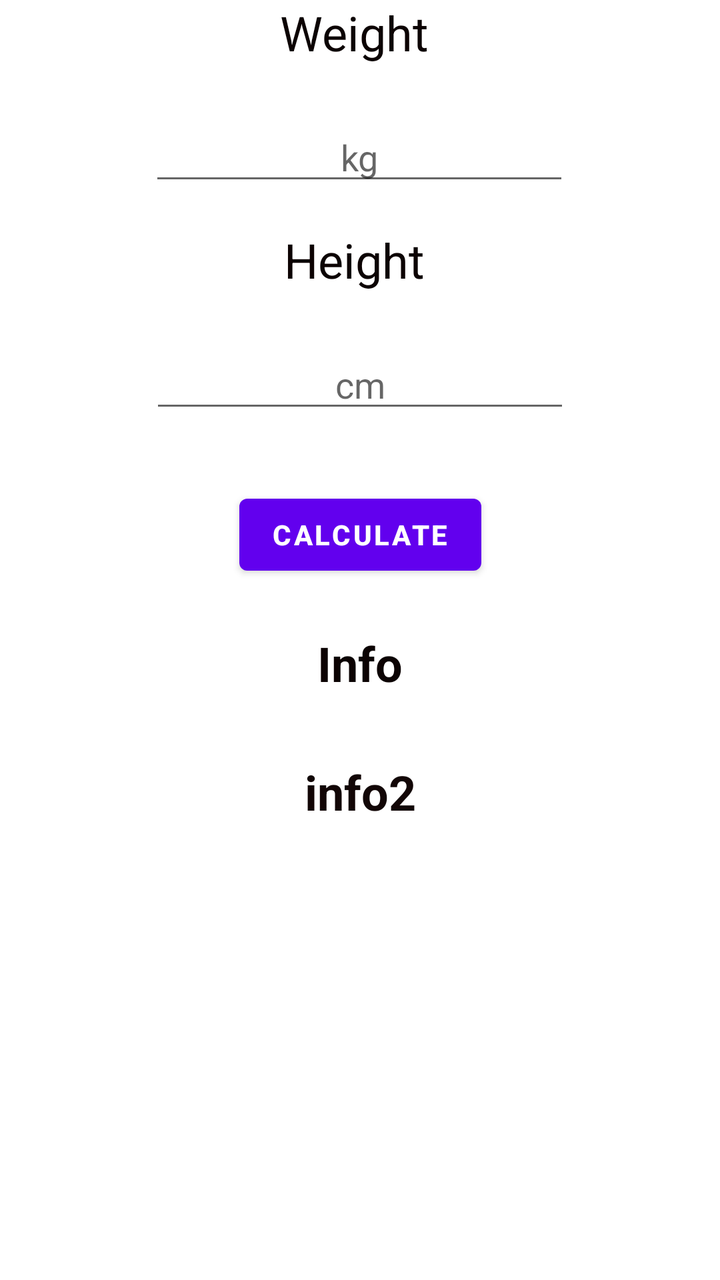
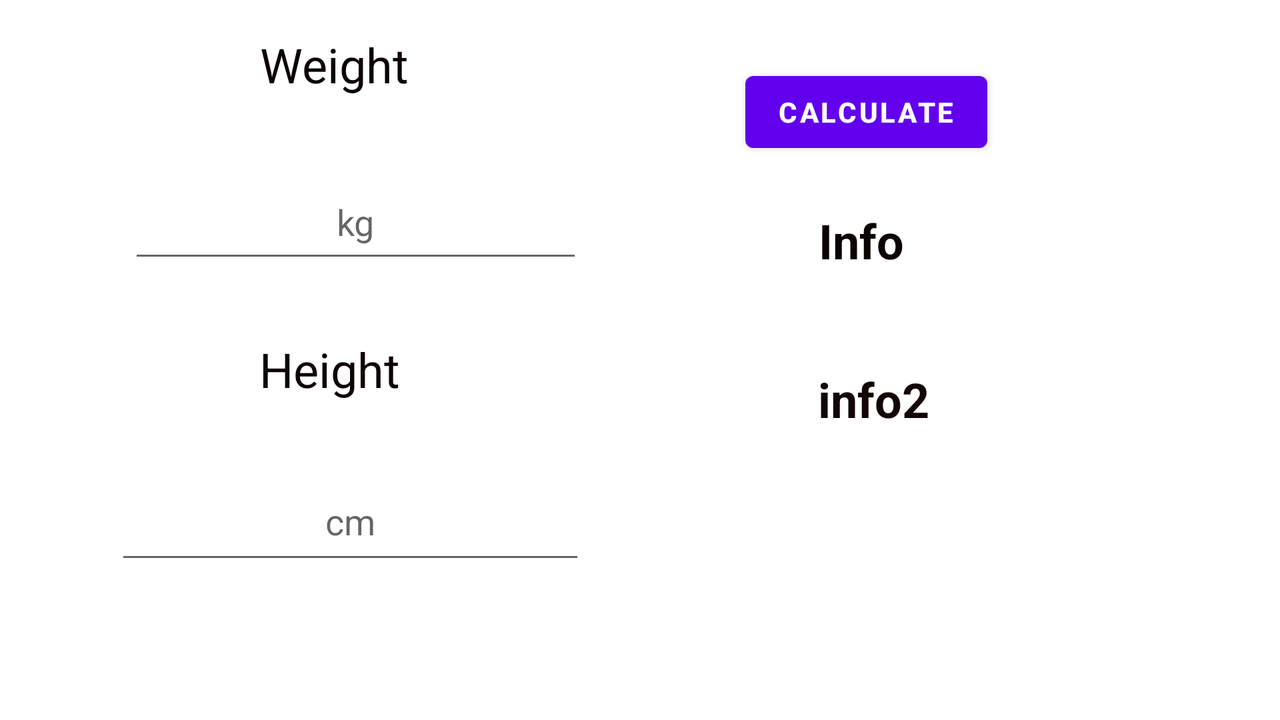

An Android layout and its configuration variant, each rendered on a device that would load it. The default file and the variant file are quoted in full after the pictures.
<!-- AndroidManifest.xml: application theme Theme.Lab1Part1Alv -->
<!-- res/layout/activity_main.xml -->
<?xml version="1.0" encoding="utf-8"?>
<androidx.constraintlayout.widget.ConstraintLayout xmlns:android="http://schemas.android.com/apk/res/android"
    xmlns:app="http://schemas.android.com/apk/res-auto"
    xmlns:tools="http://schemas.android.com/tools"
    android:layout_width="match_parent"
    android:layout_height="match_parent"
    tools:context=".MainActivity">

    <TextView
        android:id="@+id/textView"
        android:layout_width="wrap_content"
        android:layout_height="wrap_content"
        android:text="Weight "
        android:textColor="#0C0303"
        android:textSize="24sp"
        app:layout_constraintEnd_toEndOf="parent"
        app:layout_constraintHorizontal_bias="0.5"
        app:layout_constraintStart_toStartOf="parent"
        app:layout_constraintTop_toTopOf="parent" />

    <EditText
        android:id="@+id/weightimttxt"
        android:layout_width="wrap_content"
        android:layout_height="wrap_content"
        android:layout_marginTop="24dp"
        android:ems="10"
        android:gravity="center"
        android:hint="kg"
        android:inputType="numberDecimal"
        app:layout_constraintEnd_toEndOf="parent"
        app:layout_constraintHorizontal_bias="0.497"
        app:layout_constraintStart_toStartOf="parent"
        app:layout_constraintTop_toBottomOf="@+id/textView" />

    <TextView
        android:id="@+id/textView4"
        android:layout_width="wrap_content"
        android:layout_height="wrap_content"
        android:layout_marginTop="16dp"
        android:text="Height "
        android:textColor="#0C0303"
        android:textSize="24sp"
        app:layout_constraintEnd_toEndOf="parent"
        app:layout_constraintHorizontal_bias="0.5"
        app:layout_constraintStart_toStartOf="parent"
        app:layout_constraintTop_toBottomOf="@+id/weightimttxt" />

    <EditText
        android:id="@+id/heightimttxt"
        android:layout_width="wrap_content"
        android:layout_height="wrap_content"
        android:layout_marginTop="24dp"
        android:layout_marginBottom="24dp"
        android:ems="10"
        android:gravity="center"
        android:hint="cm"
        android:inputType="numberDecimal"
        app:layout_constraintBottom_toTopOf="@+id/btn"
        app:layout_constraintEnd_toEndOf="parent"
        app:layout_constraintHorizontal_bias="0.5"
        app:layout_constraintStart_toStartOf="parent"
        app:layout_constraintTop_toBottomOf="@+id/textView4" />

    <Button
        android:id="@+id/btn"
        android:layout_width="wrap_content"
        android:layout_height="wrap_content"
        android:layout_marginTop="32dp"
        android:text="Calculate"
        android:textColorLink="#D31212"
        android:textStyle="bold"
        app:iconTint="#E80808"
        app:layout_constraintEnd_toEndOf="parent"
        app:layout_constraintHorizontal_bias="0.5"
        app:layout_constraintStart_toStartOf="parent"
        app:layout_constraintTop_toBottomOf="@+id/heightimttxt" />

    <TextView
        android:id="@+id/infoTxt"
        android:layout_width="wrap_content"
        android:layout_height="wrap_content"
        android:layout_marginTop="24dp"
        android:text="Info"
        android:textColor="#0C0303"
        android:textSize="24sp"
        android:textStyle="bold"
        app:layout_constraintEnd_toEndOf="parent"
        app:layout_constraintHorizontal_bias="0.5"
        app:layout_constraintStart_toStartOf="parent"
        app:layout_constraintTop_toBottomOf="@+id/btn" />

    <TextView
        android:id="@+id/bmires"
        android:layout_width="wrap_content"
        android:layout_height="wrap_content"
        android:layout_marginTop="32dp"
        android:text="info2"
        android:textColor="#120606"
        android:textColorHighlight="#CD2A2A"
        android:textColorHint="#D81E1E"
        android:textSize="24sp"
        android:textStyle="bold"
        app:layout_constraintEnd_toEndOf="parent"
        app:layout_constraintHorizontal_bias="0.5"
        app:layout_constraintStart_toStartOf="parent"
        app:layout_constraintTop_toBottomOf="@+id/infoTxt" />

</androidx.constraintlayout.widget.ConstraintLayout>
<!-- resources referenced by this layout -->
<resources>
  <style name="Theme.Lab1Part1Alv" parent="Theme.MaterialComponents.DayNight.DarkActionBar">
          
          <item name="colorPrimary">@color/purple_500</item>
          <item name="colorPrimaryVariant">@color/purple_700</item>
          <item name="colorOnPrimary">@color/white</item>
          
          <item name="colorSecondary">@color/teal_200</item>
          <item name="colorSecondaryVariant">@color/teal_700</item>
          <item name="colorOnSecondary">@color/black</item>
          
          <item name="android:statusBarColor" tools:targetApi="l">?attr/colorPrimaryVariant</item>
          
      </style>
  <color name="purple_500">#FF6200EE</color>
  <color name="purple_700">#FF3700B3</color>
  <color name="white">#FFFFFFFF</color>
  <color name="teal_200">#FF03DAC5</color>
  <color name="teal_700">#FF018786</color>
  <color name="black">#FF000000</color>
</resources>
<!-- res/layout-land/activity_main.xml (the repository's variant of the layout above) -->
<!-- drawn on the phone turned sideways -->
<?xml version="1.0" encoding="utf-8"?>
<androidx.constraintlayout.widget.ConstraintLayout xmlns:android="http://schemas.android.com/apk/res/android"
    xmlns:app="http://schemas.android.com/apk/res-auto"
    xmlns:tools="http://schemas.android.com/tools"
    android:layout_width="match_parent"
    android:layout_height="match_parent"
    tools:context=".MainActivity">

    <TextView
        android:id="@+id/textView"
        android:layout_width="wrap_content"
        android:layout_height="wrap_content"
        android:layout_marginTop="16dp"
        android:text="Weight "
        android:textColor="#0C0303"
        android:textSize="24sp"
        app:layout_constraintEnd_toEndOf="parent"
        app:layout_constraintHorizontal_bias="0.232"
        app:layout_constraintStart_toStartOf="parent"
        app:layout_constraintTop_toTopOf="parent" />

    <EditText
        android:id="@+id/weightimttxt"
        android:layout_width="227dp"
        android:layout_height="54dp"
        android:layout_marginTop="8dp"
        android:ems="10"
        android:gravity="center"
        android:hint="kg"
        android:inputType="numberDecimal"
        app:layout_constraintBottom_toBottomOf="parent"
        app:layout_constraintEnd_toEndOf="parent"
        app:layout_constraintHorizontal_bias="0.156"
        app:layout_constraintStart_toStartOf="parent"
        app:layout_constraintTop_toBottomOf="@+id/textView"
        app:layout_constraintVertical_bias="0.104" />

    <TextView
        android:id="@+id/textView4"
        android:layout_width="wrap_content"
        android:layout_height="wrap_content"
        android:layout_marginTop="32dp"
        android:text="Height "
        android:textColor="#0C0303"
        android:textSize="24sp"
        app:layout_constraintEnd_toEndOf="parent"
        app:layout_constraintHorizontal_bias="0.23"
        app:layout_constraintStart_toStartOf="parent"
        app:layout_constraintTop_toBottomOf="@+id/weightimttxt" />

    <EditText
        android:id="@+id/heightimttxt"
        android:layout_width="235dp"
        android:layout_height="56dp"
        android:layout_marginBottom="24dp"
        android:ems="10"
        android:gravity="center"
        android:hint="cm"
        android:inputType="numberDecimal"
        app:layout_constraintBottom_toBottomOf="parent"
        app:layout_constraintEnd_toEndOf="parent"
        app:layout_constraintHorizontal_bias="0.142"
        app:layout_constraintStart_toStartOf="parent"
        app:layout_constraintTop_toBottomOf="@+id/textView4"
        app:layout_constraintVertical_bias="0.383" />

    <Button
        android:id="@+id/btn"
        android:layout_width="wrap_content"
        android:layout_height="wrap_content"
        android:layout_marginTop="32dp"
        android:text="Calculate"
        android:textColorLink="#D31212"
        android:textStyle="bold"
        app:iconTint="#E80808"
        app:layout_constraintEnd_toEndOf="parent"
        app:layout_constraintHorizontal_bias="0.718"
        app:layout_constraintStart_toStartOf="parent"
        app:layout_constraintTop_toTopOf="parent" />

    <TextView
        android:id="@+id/infoTxt"
        android:layout_width="wrap_content"
        android:layout_height="wrap_content"
        android:layout_marginTop="24dp"
        android:text="Info"
        android:textColor="#0C0303"
        android:textSize="24sp"
        android:textStyle="bold"
        app:layout_constraintEnd_toEndOf="parent"
        app:layout_constraintHorizontal_bias="0.685"
        app:layout_constraintStart_toStartOf="parent"
        app:layout_constraintTop_toBottomOf="@+id/btn" />

    <TextView
        android:id="@+id/bmires"
        android:layout_width="wrap_content"
        android:layout_height="wrap_content"
        android:layout_marginTop="16dp"
        android:text="info2"
        android:textColor="#120606"
        android:textColorHighlight="#CD2A2A"
        android:textColorHint="#D81E1E"
        android:textSize="24sp"
        android:textStyle="bold"
        app:layout_constraintBottom_toBottomOf="parent"
        app:layout_constraintEnd_toEndOf="parent"
        app:layout_constraintHorizontal_bias="0.7"
        app:layout_constraintStart_toStartOf="parent"
        app:layout_constraintTop_toBottomOf="@+id/infoTxt"
        app:layout_constraintVertical_bias="0.176" />

</androidx.constraintlayout.widget.ConstraintLayout>
